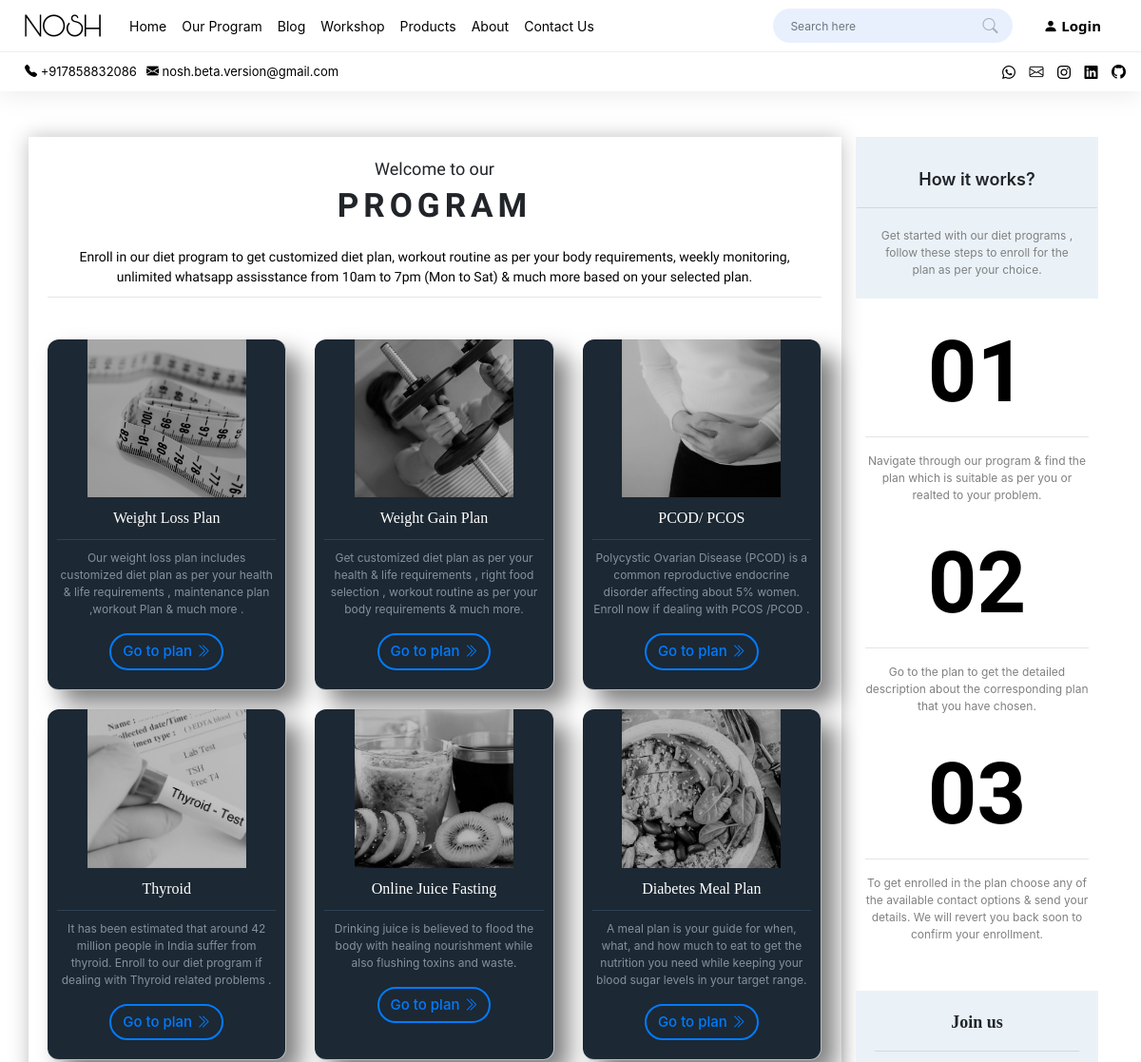
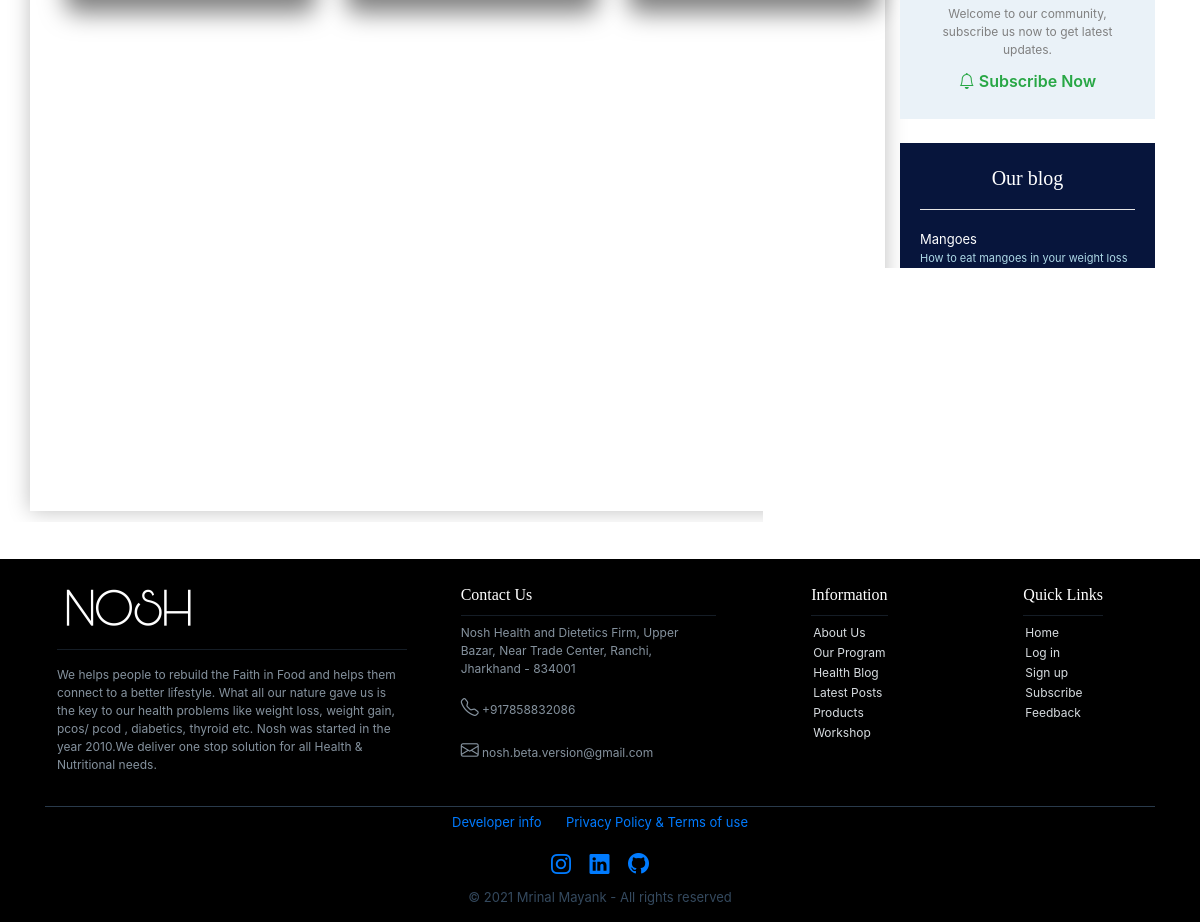
Screenshot of /programs/ with the database file from the repository (2 pictures, top to bottom).
### MAINAPP/models.py (models this page shows, shortened)
class Program(models.Model):
	plan_name = models.CharField(max_length=300,blank=True)
	about_plan=models.TextField(blank=True,help_text="Keep it short")
	plan_introduction =models.TextField(blank=True ,help_text="mandatory field")
	plan_description_A=models.TextField(blank=True,help_text="What our plans include (mandatory field)")
	plan_description_B=models.TextField(blank=True,help_text="How our plan works (mandatory field)")
	plan_conclusion=models.TextField(blank=True ,help_text="You can also use it as end note , it appears in bold (not a mandatory field)")
	plan_image = models.ImageField(null=True, blank=True , help_text="crop image as square before upload to get uniform size in the page")
	add_plan_to_home = models.BooleanField(default=False,null=True, blank=True ,help_text="Yes will enable to display it on home page (display max 3 plans in home page)")
	@property
	def plan_imageURL(self):
		try:
			url = self.plan_image.url
		except:
			url = ''
		return url

class HealthBlog(models.Model):
	name = models.CharField(max_length=200,blank=True,help_text="Keep name short(max 4 to 5 words)")
	caption = models.CharField(max_length=500,blank=True,help_text="Keep caption short(max 2 lines)")
	posted_on=models.DateField(blank=True,default=timezone.now,help_text="mandatory field")
	posted_by =models.CharField(max_length=200,blank=True,help_text="Add author name")
	introduction =models.TextField(blank=True,help_text="this text will be visible in flip card back")
	description =models.TextField(blank=True ,help_text="this text will be visible  in read more")
	conclusion=models.TextField(blank=True , help_text="this text will be visible in read more")
	image = models.ImageField(null=True, blank=True , help_text="crop image as square before upload to get uniform size in the page")
	add_to_home = models.BooleanField(default=False,null=True, blank=True ,help_text="Yes will enable to display it on home page (display max 6 posts in home page)")

### MAINAPP/views.py (the view)
# urls.py: path('programs/', views.programs,name='programs'),
def programs(request):
	plans = Program.objects.all()
	topics =reversed(HealthBlog.objects.all().order_by('id'))
	context = {'plans':plans ,'topics':topics}
	return render(request, 'MAINAPP/programs.html', context)

### templates/MAINAPP/programs.html
{%  extends 'MAINAPP/home.html' %}
{% load static %}
{% block content %}
<br><br><br><br><br><br>
<div class="our_programspage container">
<div class="row">
<div class="programcards col-lg-9 col-md-8 col-sm-11 col-11" style="padding:20px;margin-left:auto;margin-right:auto;margin-bottom:24px;">
  <p style="font-size:18px;text-align:center;font-family:'Barlow Semi Condensed',sans-serif;margin-bottom:0px;">Welcome to our</p>
  <p style="font-size:35px;text-align:center;font-family:'Barlow Semi Condensed',sans-serif;margin-top:0px;letter-spacing:5px;"><b>PROGRAM</b></p>
  <p style="font-size:14px;text-align:center;color:black;margin:10px;font-family:'Rasa',sans-serif;">
    Enroll in our diet program to get customized diet plan, workout routine as per your body requirements, weekly monitoring,
    unlimited whatsapp assisstance from 10am to 7pm (Mon to Sat) & much more based on your selected plan.</p>
<hr style="margin:0px;"><br>
  <div class="row">
  {% for plan in plans %}
  <div class=" col-lg-4 col-md-10 col-sm-10 col-11"style="margin-left:auto;margin-right:auto;margin-top:20px;display:flex;flex-wrap:wrap;">
    <div class="plancard text-center">
      <img src="{{ plan.plan_imageURL }}" class="col-lg-8 col-md-8 col-sm-8 col-8" style="margin-bottom:10px;padding:0px;" >
      <div  style="padding-right:10px;padding-left:10px;">
        <p style="font-size:16px;font-weight:400;margin-bottom:0px;
        font-family:Segoe UI Semibold;color:white">{{plan.plan_name}}</p>
        <hr color="#34495E" style="margin-top:10px;margin-bottom:10px;" >
        <p style="font-size:12px;color:#85929E;margin-top:0px;">{{plan.about_plan}}</p>
        <a  data-product="{{ plan.id }}" class="btn btn-outline-primary"style="border-radius:50px;font-size:15px;
      font-weight:500;border-width:2px;margin-bottom:20px;"href="{% url 'view_program' plan.id %}">Go to plan <i class="bi bi-chevron-double-right"></i></a>
     </div>
   </div>
  </div>
  {% endfor %}
      <br>
  </div>
</div>
<div class="col-lg-3 col-md-4 col-sm-11 col-11" style="margin-left:auto;margin-right:auto;">
 <div class="" style="border:1px solid transparent;background:#EAF2F8 ">
  <p style="font-size:18px;margin-bottom:0px;margin-top:30px;text-align:center;font-weight:600;">How it works?</p>
  <hr>
  <p style="font-size:12px;text-align:center;color:grey;margin:20px;">
    Get started with our diet programs , follow these steps to enroll for the plan as per your choice.</p>
  </div>
  <div class="stepsgrid text-center" style="padding:10px;margin-left:auto;margin-right:auto;">
  <p style="font-size:90px;color:black;font-family:'Barlow Semi Condensed',sans-serif;font-weight:600;margin-bottom:0px;">01</p>
  <hr style="margin-top:0px;">
  <p style="font-size:12px;color:grey;">
    Navigate through our program & find the plan which is suitable as per you or realted to your problem.</p>
  <p style="font-size:90px;color:black;font-family:'Barlow Semi Condensed',sans-serif;font-weight:600;margin-bottom:0px;">02</p>
  <hr style="margin-top:0px;">
  <p style="font-size:12px;color:grey;">
      Go to the plan to get the detailed description about the corresponding plan that you have chosen.</p>
  <p style="font-size:90px;color:black;font-family:'Barlow Semi Condensed',sans-serif;font-weight:600;margin-bottom:0px;">03</p>
  <hr style="margin-top:0px;">
  <p style="font-size:12px;color:grey;">
  To get enrolled in the plan choose any of the available contact options & send your details. We will revert you back soon to
confirm your enrollment.</p>
  </div><br>
  <div class="joinuscard" style="background: #EAF2F8 ;padding:20px;margin-left:auto;margin-right:auto;" >
    <p style="font-size:18px;font-weight:600;margin-bottom:3px;text-align:center;
    font-family:Segoe UI Semibold">Join us</p>
    <hr >
    <div class="text-center">
      <p style="font-size:12px;color:grey;margin-bottom:4px">Welcome to our community, subscribe us now to get latest updates. </p>
      <a class="btn btn-outline-success" href="{% url 'home' %}#subscribe" style="font-weight:600;border-radius:80px;border-width:0px;"><i class="bi bi-bell"></i> Subscribe Now</a>
      </div>
  </div><br>
  <div style="background:#07153C;padding:20px">
  <p style="font-size:20px;margin-bottom:3px;color:white;text-align:center;
  font-family:'Playfair Display', serif;">Our blog</p>
  <hr color="white">
    {% for topic in topics %}
    {% if forloop.counter < 4 %}
    <p style="margin-bottom:0px;"><a data-product="{{ topic.id }}" href="{% url 'read_more' topic.id %}"
      style="font-size:13px;color:white;margin-bottom:0px;">{{topic.name}}</a></p>
      <p style="font-size:11px;color:lightblue;margin-bottom:0px;">{{topic.caption}}</p>
      <hr color="#0A336A"style="margin-top:5px;margin-bottom:5px">
  {% endif %}
  {% endfor %}
  <br>
  <div class="text-center">
    <a class="btn btn-outline-primary" href="{% url 'health_blog' %}"
    style="border-radius:50px;font-size: 15px;font-weight:500;"><i class="fa fa-paper-plane" aria-hidden="true"></i> Explore More</a>
  </div>
</div><br>
</div>
</div>
</div>
<br>
{% endblock content %}

### rows the page displays
Program: plan_imageURL (picture), plan_name "Weight Loss Plan", about_plan "Our weight loss plan includes customized diet plan as per your health & life requirements , maintenance plan ,workout Plan & much more ."
Program: plan_imageURL (picture), plan_name "Weight Gain Plan", about_plan "Get customized diet plan as per your health & life requirements , right food selection , workout routine as per your body requirements & much more.", {{ plan.id }} 2 (drawn)
Program: plan_imageURL (picture), plan_name "PCOD/ PCOS", about_plan "Polycystic Ovarian Disease (PCOD) is a common reproductive endocrine disorder affecting about 5% women. Enroll now if dealing with PCOS /PCOD ."
Program: plan_imageURL (picture), plan_name "Thyroid", about_plan "It has been estimated that around 42 million people in India suffer from thyroid. Enroll to our diet program if dealing with Thyroid related problems ."
Program: plan_imageURL (picture), plan_name "Online Juice Fasting", about_plan "Drinking juice is believed to flood the body with healing nourishment while also flushing toxins and waste."
Program: plan_imageURL (picture), plan_name "Diabetes Meal Plan", about_plan "A meal plan is your guide for when, what, and how much to eat to get the nutrition you need while keeping your blood sugar levels in your target range."
HealthBlog: name "Mangoes", caption "How to eat mangoes in your weight loss journey"
